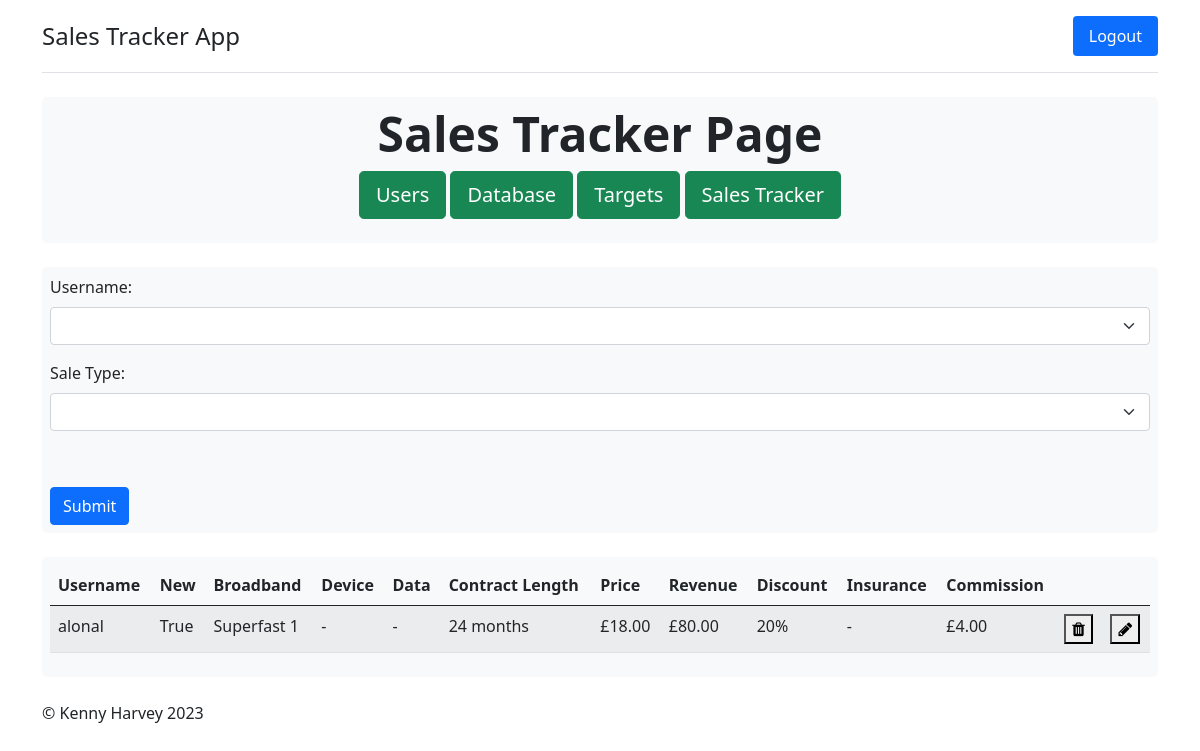
/sales/ (signed in), run on the app's committed database.
### models/sales.py (models this page shows, shortened)
class Sales(db.Model):
    __tablename__ = 'sales'
    id = db.Column(db.Integer, primary_key=True)
    user = db.Column(db.Integer, db.ForeignKey('users.id'), nullable=False)
    new = db.Column(db.Boolean, nullable=False)
    product_id = db.Column(db.Integer, db.ForeignKey('products.id'))
    revenue = db.Column(db.Numeric, nullable=False)
    discount = db.Column(db.Integer)
    insurance = db.Column(db.Text, nullable=True)
    commission = db.Column(db.Numeric, nullable=False)
    def __repr__(self):
        return f'Sale by {Users.query.filter_by(id=self.user).first().username} of product with id {Products.query.filter_by(id=self.product_id).first().id} with {self.discount}% discount and {self.insurance} insurance'

### models/users.py (models this page shows, shortened)
class Users(UserMixin, db.Model):
    __tablename__ = 'users'
    id = db.Column(db.Integer, primary_key=True)
    username = db.Column(db.Text, nullable=False, unique=True)
    firstname = db.Column(db.Text, nullable=False)
    lastname = db.Column(db.Text, nullable=False)
    password = db.Column(db.Text, nullable=False)
    email = db.Column(db.Text, nullable=False, unique=True)
    admin = db.Column(db.Boolean, nullable=False)
    store_id = db.Column(db.Integer)
    hours_working = db.Column(db.Integer)
    is_deleted = db.Column(db.Boolean, default=False)
    user_sales = db.relationship('Sales', backref='users', lazy='dynamic')
    user_targets = db.relationship('Targets', backref='user_target', uselist=False)

### models/products.py (models this page shows, shortened)
class Products(db.Model):
    __tablename__ = 'products'
    id = db.Column(db.Integer, primary_key=True)
    device = db.Column(db.Text, nullable=True)
    broadband = db.Column(db.Text, nullable=True)
    data = db.Column(db.Integer, nullable=True)
    length = db.Column(db.Integer, nullable=False)
    price = db.Column(db.Numeric, nullable=False)
    revenue = db.Column(db.Numeric, nullable=False)
    commission = db.Column(db.Numeric, nullable=False)
    is_deleted = db.Column(db.Boolean, default=False)
    product_sales = db.relationship('Sales', backref='product', lazy='dynamic')

### main.py (the view, shortened to what this page needs)
@app.route('/sales/', methods=['GET', 'POST'])
@login_required
@active_required
def sales():
    all_sales = Sales.query.all()
    sales_form = SalesForm(form_name='Sales Form')
    choices = [""]
    if current_user.admin:
        sales_form.username.choices = choices + [row.username for row in Users.query.filter_by(store_id=current_user.store_id, is_deleted=False).all()]
    else:
        sales_form.username.choices = choices + [current_user.username]
    sales_form.device_name.choices = choices + list({row.device for row in Products.query.filter_by(is_deleted=False).all() if row.device != ""})
    sales_form.broadband.choices = choices + list({row.broadband for row in Products.query.filter_by(is_deleted=False).all() if row.broadband != ""})
    sales_form.data_amount.choices = choices + list({row.data for row in Products.query.filter_by(is_deleted=False).all() if row.data != None})
    sales_form.contract_length.choices = choices + list({row.length for row in Products.query.filter_by(is_deleted=False).all()})
    sales_form.price.choices = choices + list({round(row.price, 2) for row in Products.query.filter_by(is_deleted=False).all()})
    if request.method == "GET":
        return render_template("sales.html", sales_form=sales_form, all_sales=all_sales)

### forms.py
class SalesForm(FlaskForm):
    sale_id = HiddenField(id="sale_id")
    username = SelectField('Username:', validators=[DataRequired()], id='select_user')
    sale_type = SelectField('Sale Type:', validators=[DataRequired()], choices=["", 'Device', 'Sim Only', 'Broadband'], id="types")
    new_up = BooleanField('New?', id="new_choice")
    device_name = SelectField('Device Name:', id='select_device', validators=[multi_validate])
    data_amount = SelectField('Data Amount:', id='select_data', validators=[Optional(), multi_validate])
    broadband = SelectField('Broadband Type:', id="bb", validators=[multi_validate])
    contract_length = SelectField('Contract Length:', validators=[DataRequired()], id='select_length')
    price = SelectField('Price:', validators=[DataRequired()], id='select_price')
    discount = SelectField('Discount:', validators=[DataRequired()], choices=[0, 5, 10, 15, 20], id="disc")
    insurance = SelectField('Insurance:', validators=[DataRequired()], choices=['None', 'Tier 1 Damage', 'Tier 1 Full', 'Tier 2 Damage'
                            , 'Tier 2 Full'], id="ins")
    submit = SubmitField('Submit')

### main.py (called while the page is built)
@lm.user_loader
def load_user(user_id):
    return Users.query.filter_by(id=user_id).first()

def required(user):
    def decorator(f):
        @wraps(f)
        def decorated_function(*args, **kwargs):
            if user.is_deleted:
                abort(403)
            return f(*args, **kwargs)
        return decorated_function
    return decorator

### templates/sales.html (shortened to what this page needs)
<!DOCTYPE html>
<html lang="en">
<head>
    <link href="https://cdn.jsdelivr.net/npm/bootstrap@5.0.2/dist/css/bootstrap.min.css" rel="stylesheet">
	<link rel="stylesheet" href="https://cdnjs.cloudflare.com/ajax/libs/font-awesome/4.7.0/css/font-awesome.min.css">
	{% from 'bootstrap5/form.html' import render_form %}
</head>
<body>
<div class="container">
			<header class="header">
				<nav class="d-flex flex-wrap justify-content-center py-3 mb-4 border-bottom" >
					<a href="/" class="d-flex align-items-center mb-3 mb-md-0 me-md-auto text-dark text-decoration-none">
						<span class="fs-4">Sales Tracker App</span>
					</a>
					<ul class="nav nav-pills">
						<li class="nav-item">
							<a href="/logout" class="nav-link active" aria-current="page">Logout</a>
						</li>
					</ul>
				</nav>
			</header>
			<div class="p-2 mb-4 bg-light rounded-3">
				<div class="text-center">
					<h1 class="display-5 fw-bold">Sales Tracker Page</h1>
					<p>
						{% if current_user.admin %}
							<a class="btn btn-lg btn-success" href="/users/" role="button">Users</a>
                        	<a class="btn btn-lg btn-success" href="/database/" role="button">Database</a>
						{% endif %}
                        <a class="btn btn-lg btn-success" href="/targets/" role="button">Targets</a>
                        <a class="btn btn-lg btn-success" href="/sales/" role="button">Sales Tracker</a>
					</p>
				</div>
			</div>
			<div id="sales_form" class="p-2 mb-4 bg-light rounded-3">
				{{ render_form(sales_form) }}
			</div>
			<div id="sales_list" class="p-2 mb-4 bg-light rounded-3">
				<table id="data" class="table table-striped">
					<thead>
					  <tr>
						<th>Username</th>
						<th>New</th>
						  <th>Broadband</th>
						<th>Device</th>
						<th>Data</th>
						<th>Contract Length</th>
						<th>Price</th>
						<th>Revenue</th>
						<th>Discount</th>
						<th>Insurance</th>
					    <th>Commission</th>
						  <th></th>
						  <th></th>
					  </tr>
					</thead>
					<tbody>
					  {% for sale in all_sales if current_user.store_id == sale.users.store_id %}
					  	{% if (not current_user.admin and sale.users.id == current_user.id) or (current_user.admin) %}
							<tr>
							  <td>{{ sale.users.username }}</td>
							  <td>{{ sale.new }}</td>
								{% if sale.product.broadband == "" %}
									<td>-</td>
								{% else %}
									<td>{{ sale.product.broadband }}</td>
								{% endif %}
							  	{% if sale.product.device == "" %}
									<td>-</td>
								{% else %}
									<td>{{ sale.product.device }}</td>
								{% endif %}
							  	{% if sale.product.data == None %}
									<td>-</td>
								{% elif sale.product.data == 999 %}
									<td>Unlimited</td>
								{% else %}
									<td>{{ sale.product.data }}GB</td>
								{% endif %}
							  <td>{{ sale.product.length }} months</td>
							  <td>£{{ sale.product.price|round(2) }}</td>
							  <td>£{{ sale.revenue|round(2) }}</td>
							  <td>{{ sale.discount }}&#37;</td>
							  	{% if sale.product.device == "" %}
									<td>-</td>
								{% else %}
									<td>{{ sale.insurance }}</td>
								{% endif %}
								<td>£{{ sale.commission|round(2) }}</td>
								<td>
									{% if current_user.admin %}
										<form method="POST" action="{{ url_for('delete_sale', sale_id=sale.id) }}">
										<button type="submit" onclick="return confirm('Are you sure you want to delete sale by {{sale}}?')"><i class="fa fa-trash"></i></button></form> </td>
									{% endif %}
								  <td><button id="{{sale.id}}" onclick="add_id(this.id);"><i class="fa fa-pencil"></i></button></td>
							</tr>
					  	{% endif %}
					  {% endfor %}
					</tbody>
			  	</table>
			</div>
			<footer class="footer">
				<p>&copy; Kenny Harvey 2023</p>
			</footer>
		</div>
</body>
</html>

### data on the page
Sales: users.username "alonal", new "True", product.broadband "Superfast 1", product.length "24", product.price "18.00", revenue "80.00", discount "20", commission "4.00"
